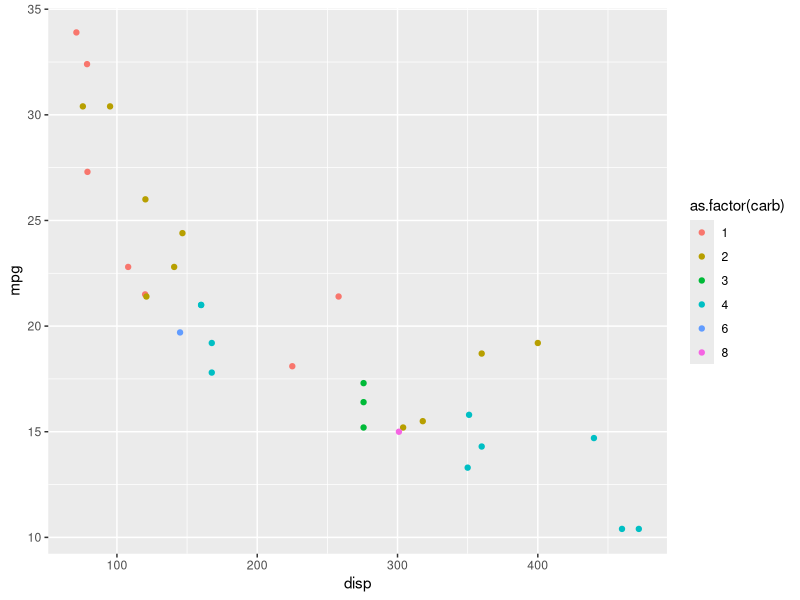
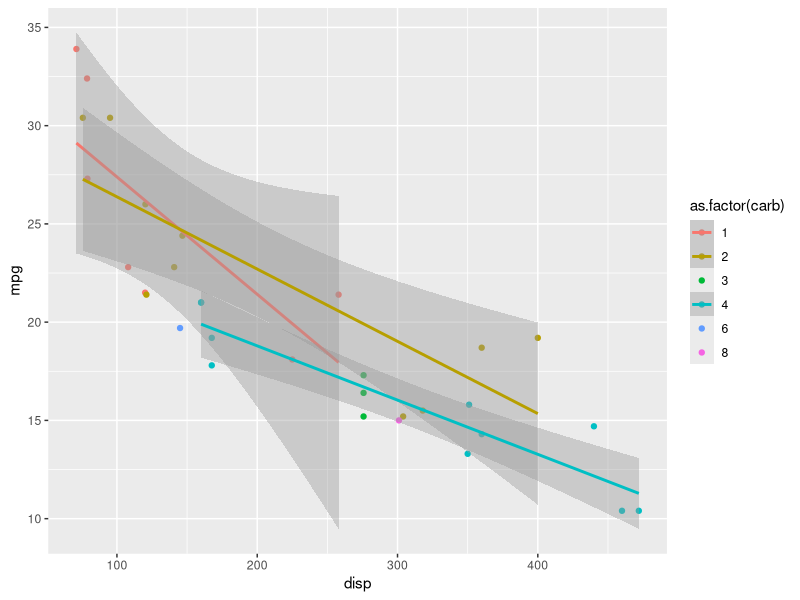
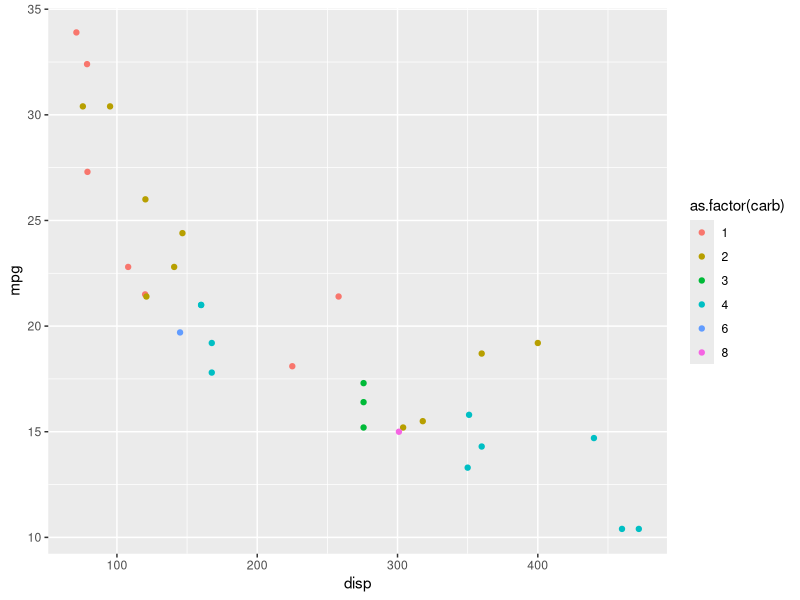
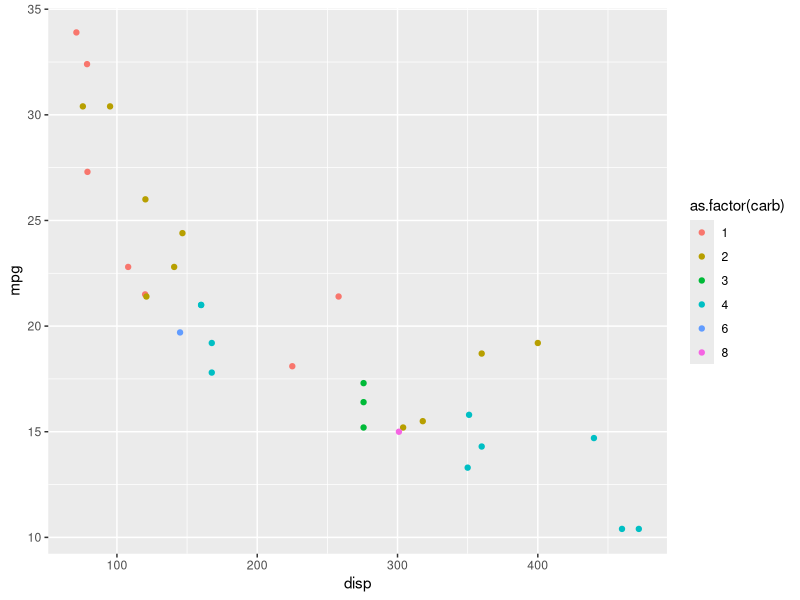
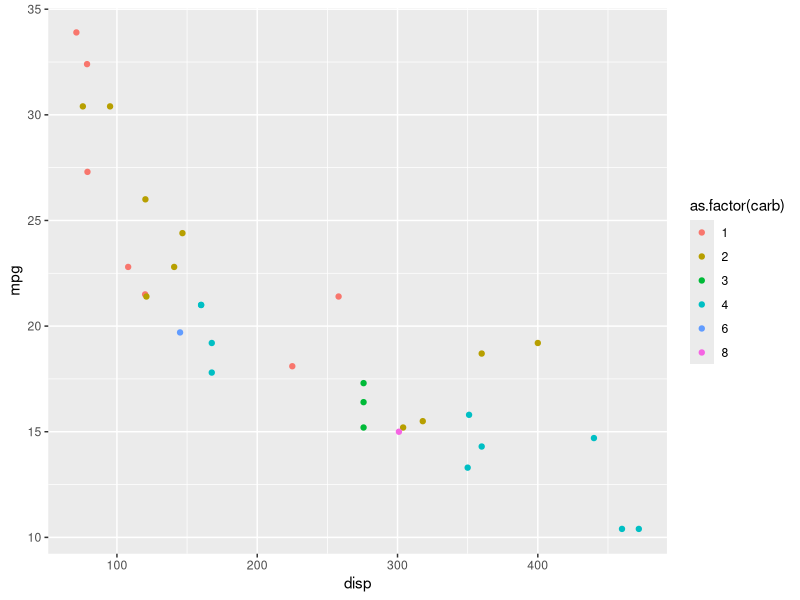
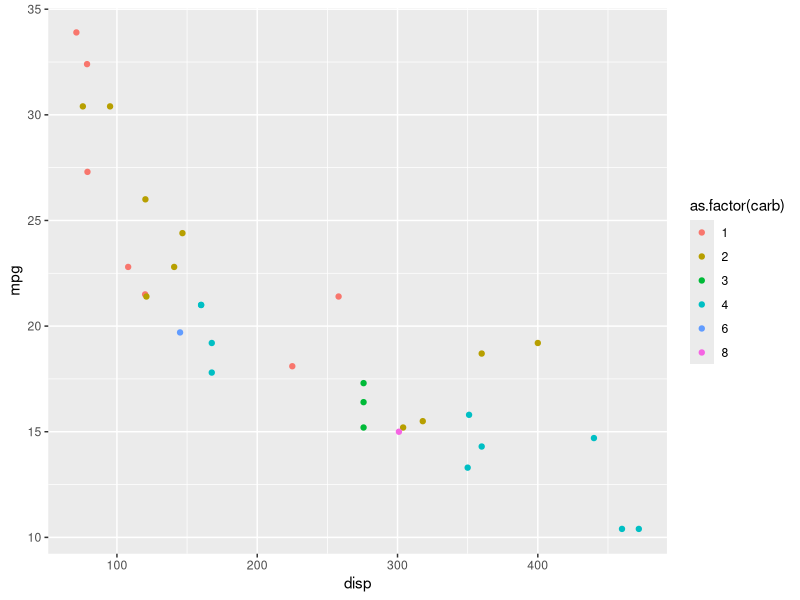
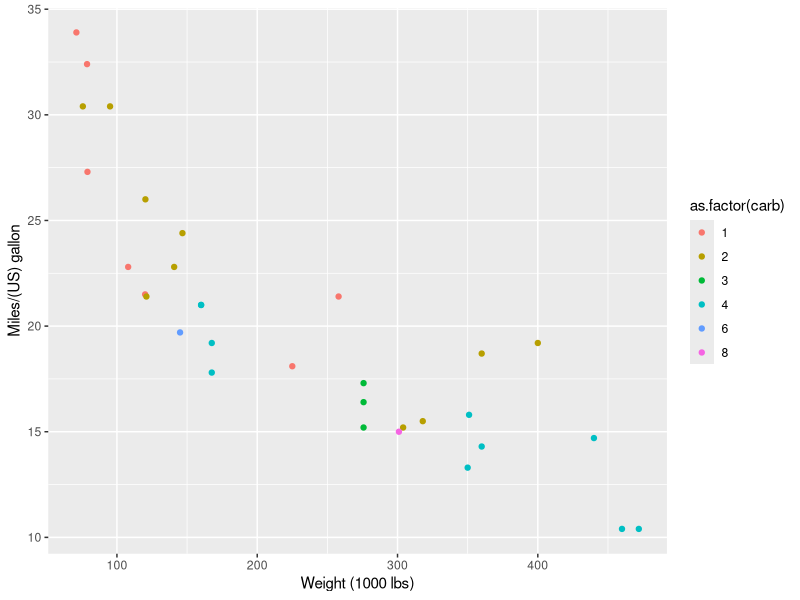
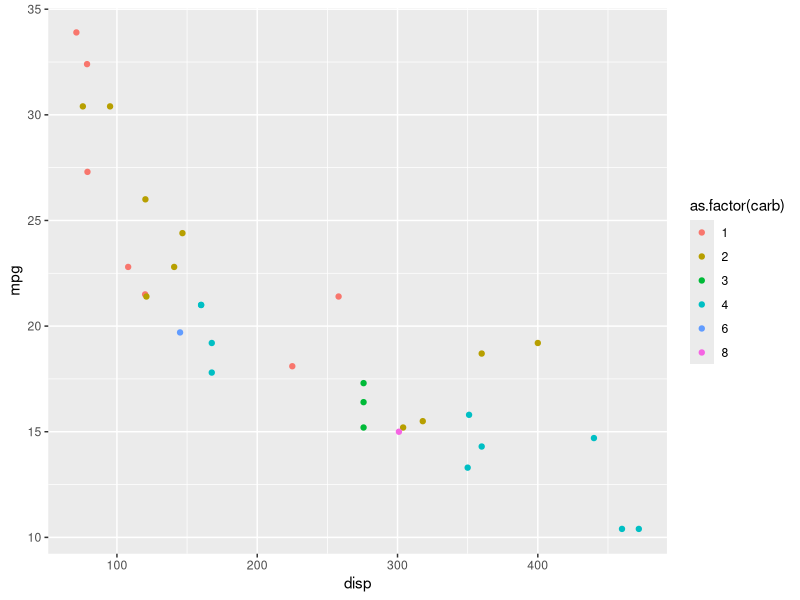

Generate these figures, in order, with R:
## ---- chunk 1
knitr::opts_chunk$set(echo = TRUE)
## ---- chunk 2
?Devices
## ---- chunk 3
library(ggplot2)

p <- ggplot(data = mtcars, aes(x = disp, y = mpg, colour = as.factor(carb) )) + geom_point()

p

pdf()  # abrir el device, en este caso pdf  

p   # representar la imagen

dev.off()  #cerrar el device


## ---- chunk 4
pdf.options()

## ---- chunk 5

pdf(file = "ejemplo1.pdf", height = 5, width = 10)  

p    

dev.off()   


## ---- chunk 6


pdf(file = "ejemplo1.pdf", height = 5/2.54, width = 10/2.54)  # Una figura de 5x10 cm

p    

dev.off()   


## ---- chunk 7

pdf(file = "ejemplo1.pdf", height = 5/2.54, width = 10/2.54)  # Una figura de 5x10 cm

p    

p + xlab("Weight (1000 lbs)") + ylab("Miles/(US) gallon")

dev.off()  


## ---- chunk 8

pdf(file = "ejemplo%1d.pdf", height = 5/2.54, width = 10/2.54, onefile = FALSE)  # Una figura de 5x10 cm

p    

p + xlab("Weight (1000 lbs)") + ylab("Miles/(US) gallon")

dev.off()  


## ---- chunk 9
setEPS() 
postscript(file = "ejemplo2.eps", height = 5/2.54, width = 10/2.54)  # Una figura de 5x10 cm

p    


dev.off()  


## ---- chunk 10


png(file = "ejemplo3.tiff", height = 5, width = 10, units = "cm", res = 300)  # Una figura de 5x10 cm

p    

dev.off()  


## ---- chunk 11
ggsave("example4.pdf", width = 10, height = 8, units = "cm")

## ---- chunk 12

p2 <- p + geom_smooth( method=lm)

p2

ggsave(p2, filename = "example5.tiff", width = 10, height = 8, units = "cm", dpi = 96)

